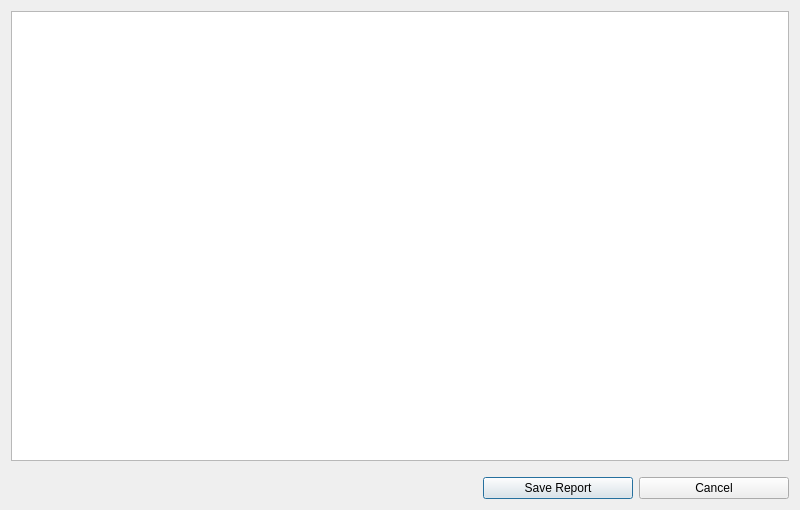
<?xml version="1.0" encoding="UTF-8"?>
<ui version="4.0">
 <class>viewReport</class>
 <widget class="QDialog" name="viewReport">
  <property name="geometry">
   <rect>
    <x>0</x>
    <y>0</y>
    <width>800</width>
    <height>510</height>
   </rect>
  </property>
  <property name="windowTitle">
   <string>Report</string>
  </property>
  <layout class="QVBoxLayout" name="verticalLayout">
   <item>
    <widget class="QTableView" name="tableView">
     <property name="minimumSize">
      <size>
       <width>0</width>
       <height>450</height>
      </size>
     </property>
     <attribute name="horizontalHeaderVisible">
      <bool>false</bool>
     </attribute>
    </widget>
   </item>
   <item>
    <spacer name="verticalSpacer">
     <property name="orientation">
      <enum>Qt::Vertical</enum>
     </property>
     <property name="sizeHint" stdset="0">
      <size>
       <width>20</width>
       <height>40</height>
      </size>
     </property>
    </spacer>
   </item>
   <item>
    <layout class="QHBoxLayout" name="horizontalLayout">
     <item>
      <spacer name="horizontalSpacer">
       <property name="orientation">
        <enum>Qt::Horizontal</enum>
       </property>
       <property name="sizeHint" stdset="0">
        <size>
         <width>40</width>
         <height>20</height>
        </size>
       </property>
      </spacer>
     </item>
     <item>
      <widget class="QPushButton" name="btn_viewReport_save">
       <property name="minimumSize">
        <size>
         <width>150</width>
         <height>0</height>
        </size>
       </property>
       <property name="text">
        <string>Save Report</string>
       </property>
      </widget>
     </item>
     <item>
      <widget class="QPushButton" name="btn_viewReport_cancle">
       <property name="minimumSize">
        <size>
         <width>150</width>
         <height>0</height>
        </size>
       </property>
       <property name="maximumSize">
        <size>
         <width>150</width>
         <height>16777215</height>
        </size>
       </property>
       <property name="text">
        <string>Cancel</string>
       </property>
      </widget>
     </item>
    </layout>
   </item>
  </layout>
 </widget>
 <resources/>
 <connections/>
</ui>
